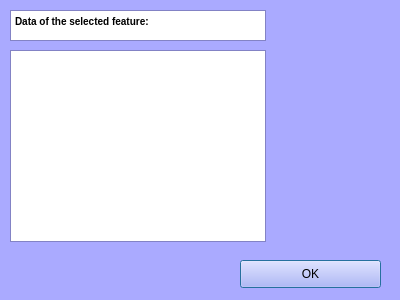
<?xml version="1.0" encoding="UTF-8"?>
<ui version="4.0">
 <class>Dialog</class>
 <widget class="QDialog" name="Dialog">
  <property name="geometry">
   <rect>
    <x>0</x>
    <y>0</y>
    <width>400</width>
    <height>300</height>
   </rect>
  </property>
  <property name="palette">
   <palette>
    <active>
     <colorrole role="WindowText">
      <brush brushstyle="SolidPattern">
       <color alpha="255">
        <red>0</red>
        <green>0</green>
        <blue>0</blue>
       </color>
      </brush>
     </colorrole>
     <colorrole role="Button">
      <brush brushstyle="SolidPattern">
       <color alpha="255">
        <red>170</red>
        <green>170</green>
        <blue>255</blue>
       </color>
      </brush>
     </colorrole>
     <colorrole role="Light">
      <brush brushstyle="SolidPattern">
       <color alpha="255">
        <red>255</red>
        <green>255</green>
        <blue>255</blue>
       </color>
      </brush>
     </colorrole>
     <colorrole role="Midlight">
      <brush brushstyle="SolidPattern">
       <color alpha="255">
        <red>212</red>
        <green>212</green>
        <blue>255</blue>
       </color>
      </brush>
     </colorrole>
     <colorrole role="Dark">
      <brush brushstyle="SolidPattern">
       <color alpha="255">
        <red>85</red>
        <green>85</green>
        <blue>127</blue>
       </color>
      </brush>
     </colorrole>
     <colorrole role="Mid">
      <brush brushstyle="SolidPattern">
       <color alpha="255">
        <red>113</red>
        <green>113</green>
        <blue>170</blue>
       </color>
      </brush>
     </colorrole>
     <colorrole role="Text">
      <brush brushstyle="SolidPattern">
       <color alpha="255">
        <red>0</red>
        <green>0</green>
        <blue>0</blue>
       </color>
      </brush>
     </colorrole>
     <colorrole role="BrightText">
      <brush brushstyle="SolidPattern">
       <color alpha="255">
        <red>255</red>
        <green>255</green>
        <blue>255</blue>
       </color>
      </brush>
     </colorrole>
     <colorrole role="ButtonText">
      <brush brushstyle="SolidPattern">
       <color alpha="255">
        <red>0</red>
        <green>0</green>
        <blue>0</blue>
       </color>
      </brush>
     </colorrole>
     <colorrole role="Base">
      <brush brushstyle="SolidPattern">
       <color alpha="255">
        <red>255</red>
        <green>255</green>
        <blue>255</blue>
       </color>
      </brush>
     </colorrole>
     <colorrole role="Window">
      <brush brushstyle="SolidPattern">
       <color alpha="255">
        <red>170</red>
        <green>170</green>
        <blue>255</blue>
       </color>
      </brush>
     </colorrole>
     <colorrole role="Shadow">
      <brush brushstyle="SolidPattern">
       <color alpha="255">
        <red>0</red>
        <green>0</green>
        <blue>0</blue>
       </color>
      </brush>
     </colorrole>
     <colorrole role="AlternateBase">
      <brush brushstyle="SolidPattern">
       <color alpha="255">
        <red>212</red>
        <green>212</green>
        <blue>255</blue>
       </color>
      </brush>
     </colorrole>
     <colorrole role="ToolTipBase">
      <brush brushstyle="SolidPattern">
       <color alpha="255">
        <red>255</red>
        <green>255</green>
        <blue>220</blue>
       </color>
      </brush>
     </colorrole>
     <colorrole role="ToolTipText">
      <brush brushstyle="SolidPattern">
       <color alpha="255">
        <red>0</red>
        <green>0</green>
        <blue>0</blue>
       </color>
      </brush>
     </colorrole>
     <colorrole role="PlaceholderText">
      <brush brushstyle="SolidPattern">
       <color alpha="128">
        <red>0</red>
        <green>0</green>
        <blue>0</blue>
       </color>
      </brush>
     </colorrole>
    </active>
    <inactive>
     <colorrole role="WindowText">
      <brush brushstyle="SolidPattern">
       <color alpha="255">
        <red>0</red>
        <green>0</green>
        <blue>0</blue>
       </color>
      </brush>
     </colorrole>
     <colorrole role="Button">
      <brush brushstyle="SolidPattern">
       <color alpha="255">
        <red>170</red>
        <green>170</green>
        <blue>255</blue>
       </color>
      </brush>
     </colorrole>
     <colorrole role="Light">
      <brush brushstyle="SolidPattern">
       <color alpha="255">
        <red>255</red>
        <green>255</green>
        <blue>255</blue>
       </color>
      </brush>
     </colorrole>
     <colorrole role="Midlight">
      <brush brushstyle="SolidPattern">
       <color alpha="255">
        <red>212</red>
        <green>212</green>
        <blue>255</blue>
       </color>
      </brush>
     </colorrole>
     <colorrole role="Dark">
      <brush brushstyle="SolidPattern">
       <color alpha="255">
        <red>85</red>
        <green>85</green>
        <blue>127</blue>
       </color>
      </brush>
     </colorrole>
     <colorrole role="Mid">
      <brush brushstyle="SolidPattern">
       <color alpha="255">
        <red>113</red>
        <green>113</green>
        <blue>170</blue>
       </color>
      </brush>
     </colorrole>
     <colorrole role="Text">
      <brush brushstyle="SolidPattern">
       <color alpha="255">
        <red>0</red>
        <green>0</green>
        <blue>0</blue>
       </color>
      </brush>
     </colorrole>
     <colorrole role="BrightText">
      <brush brushstyle="SolidPattern">
       <color alpha="255">
        <red>255</red>
        <green>255</green>
        <blue>255</blue>
       </color>
      </brush>
     </colorrole>
     <colorrole role="ButtonText">
      <brush brushstyle="SolidPattern">
       <color alpha="255">
        <red>0</red>
        <green>0</green>
        <blue>0</blue>
       </color>
      </brush>
     </colorrole>
     <colorrole role="Base">
      <brush brushstyle="SolidPattern">
       <color alpha="255">
        <red>255</red>
        <green>255</green>
        <blue>255</blue>
       </color>
      </brush>
     </colorrole>
     <colorrole role="Window">
      <brush brushstyle="SolidPattern">
       <color alpha="255">
        <red>170</red>
        <green>170</green>
        <blue>255</blue>
       </color>
      </brush>
     </colorrole>
     <colorrole role="Shadow">
      <brush brushstyle="SolidPattern">
       <color alpha="255">
        <red>0</red>
        <green>0</green>
        <blue>0</blue>
       </color>
      </brush>
     </colorrole>
     <colorrole role="AlternateBase">
      <brush brushstyle="SolidPattern">
       <color alpha="255">
        <red>212</red>
        <green>212</green>
        <blue>255</blue>
       </color>
      </brush>
     </colorrole>
     <colorrole role="ToolTipBase">
      <brush brushstyle="SolidPattern">
       <color alpha="255">
        <red>255</red>
        <green>255</green>
        <blue>220</blue>
       </color>
      </brush>
     </colorrole>
     <colorrole role="ToolTipText">
      <brush brushstyle="SolidPattern">
       <color alpha="255">
        <red>0</red>
        <green>0</green>
        <blue>0</blue>
       </color>
      </brush>
     </colorrole>
     <colorrole role="PlaceholderText">
      <brush brushstyle="SolidPattern">
       <color alpha="128">
        <red>0</red>
        <green>0</green>
        <blue>0</blue>
       </color>
      </brush>
     </colorrole>
    </inactive>
    <disabled>
     <colorrole role="WindowText">
      <brush brushstyle="SolidPattern">
       <color alpha="255">
        <red>85</red>
        <green>85</green>
        <blue>127</blue>
       </color>
      </brush>
     </colorrole>
     <colorrole role="Button">
      <brush brushstyle="SolidPattern">
       <color alpha="255">
        <red>170</red>
        <green>170</green>
        <blue>255</blue>
       </color>
      </brush>
     </colorrole>
     <colorrole role="Light">
      <brush brushstyle="SolidPattern">
       <color alpha="255">
        <red>255</red>
        <green>255</green>
        <blue>255</blue>
       </color>
      </brush>
     </colorrole>
     <colorrole role="Midlight">
      <brush brushstyle="SolidPattern">
       <color alpha="255">
        <red>212</red>
        <green>212</green>
        <blue>255</blue>
       </color>
      </brush>
     </colorrole>
     <colorrole role="Dark">
      <brush brushstyle="SolidPattern">
       <color alpha="255">
        <red>85</red>
        <green>85</green>
        <blue>127</blue>
       </color>
      </brush>
     </colorrole>
     <colorrole role="Mid">
      <brush brushstyle="SolidPattern">
       <color alpha="255">
        <red>113</red>
        <green>113</green>
        <blue>170</blue>
       </color>
      </brush>
     </colorrole>
     <colorrole role="Text">
      <brush brushstyle="SolidPattern">
       <color alpha="255">
        <red>85</red>
        <green>85</green>
        <blue>127</blue>
       </color>
      </brush>
     </colorrole>
     <colorrole role="BrightText">
      <brush brushstyle="SolidPattern">
       <color alpha="255">
        <red>255</red>
        <green>255</green>
        <blue>255</blue>
       </color>
      </brush>
     </colorrole>
     <colorrole role="ButtonText">
      <brush brushstyle="SolidPattern">
       <color alpha="255">
        <red>85</red>
        <green>85</green>
        <blue>127</blue>
       </color>
      </brush>
     </colorrole>
     <colorrole role="Base">
      <brush brushstyle="SolidPattern">
       <color alpha="255">
        <red>170</red>
        <green>170</green>
        <blue>255</blue>
       </color>
      </brush>
     </colorrole>
     <colorrole role="Window">
      <brush brushstyle="SolidPattern">
       <color alpha="255">
        <red>170</red>
        <green>170</green>
        <blue>255</blue>
       </color>
      </brush>
     </colorrole>
     <colorrole role="Shadow">
      <brush brushstyle="SolidPattern">
       <color alpha="255">
        <red>0</red>
        <green>0</green>
        <blue>0</blue>
       </color>
      </brush>
     </colorrole>
     <colorrole role="AlternateBase">
      <brush brushstyle="SolidPattern">
       <color alpha="255">
        <red>170</red>
        <green>170</green>
        <blue>255</blue>
       </color>
      </brush>
     </colorrole>
     <colorrole role="ToolTipBase">
      <brush brushstyle="SolidPattern">
       <color alpha="255">
        <red>255</red>
        <green>255</green>
        <blue>220</blue>
       </color>
      </brush>
     </colorrole>
     <colorrole role="ToolTipText">
      <brush brushstyle="SolidPattern">
       <color alpha="255">
        <red>0</red>
        <green>0</green>
        <blue>0</blue>
       </color>
      </brush>
     </colorrole>
     <colorrole role="PlaceholderText">
      <brush brushstyle="SolidPattern">
       <color alpha="128">
        <red>0</red>
        <green>0</green>
        <blue>0</blue>
       </color>
      </brush>
     </colorrole>
    </disabled>
   </palette>
  </property>
  <property name="windowTitle">
   <string>Dialog</string>
  </property>
  <widget class="QTextBrowser" name="Headline">
   <property name="geometry">
    <rect>
     <x>10</x>
     <y>10</y>
     <width>256</width>
     <height>31</height>
    </rect>
   </property>
   <property name="html">
    <string>&lt;!DOCTYPE HTML PUBLIC &quot;-//W3C//DTD HTML 4.0//EN&quot; &quot;http://www.w3.org/TR/REC-html40/strict.dtd&quot;&gt;
&lt;html&gt;&lt;head&gt;&lt;meta name=&quot;qrichtext&quot; content=&quot;1&quot; /&gt;&lt;style type=&quot;text/css&quot;&gt;
p, li { white-space: pre-wrap; }
&lt;/style&gt;&lt;/head&gt;&lt;body style=&quot; font-family:'MS Shell Dlg 2'; font-size:7.8pt; font-weight:400; font-style:normal;&quot;&gt;
&lt;p style=&quot; margin-top:0px; margin-bottom:0px; margin-left:0px; margin-right:0px; -qt-block-indent:0; text-indent:0px;&quot;&gt;&lt;span style=&quot; font-weight:600;&quot;&gt;Data of the selected feature:&lt;/span&gt;&lt;/p&gt;&lt;/body&gt;&lt;/html&gt;</string>
   </property>
  </widget>
  <widget class="QTextBrowser" name="data_textBox">
   <property name="geometry">
    <rect>
     <x>10</x>
     <y>50</y>
     <width>256</width>
     <height>192</height>
    </rect>
   </property>
  </widget>
  <widget class="QPushButton" name="ok_Button">
   <property name="geometry">
    <rect>
     <x>240</x>
     <y>260</y>
     <width>141</width>
     <height>28</height>
    </rect>
   </property>
   <property name="text">
    <string>OK</string>
   </property>
  </widget>
 </widget>
 <resources/>
 <connections/>
</ui>
